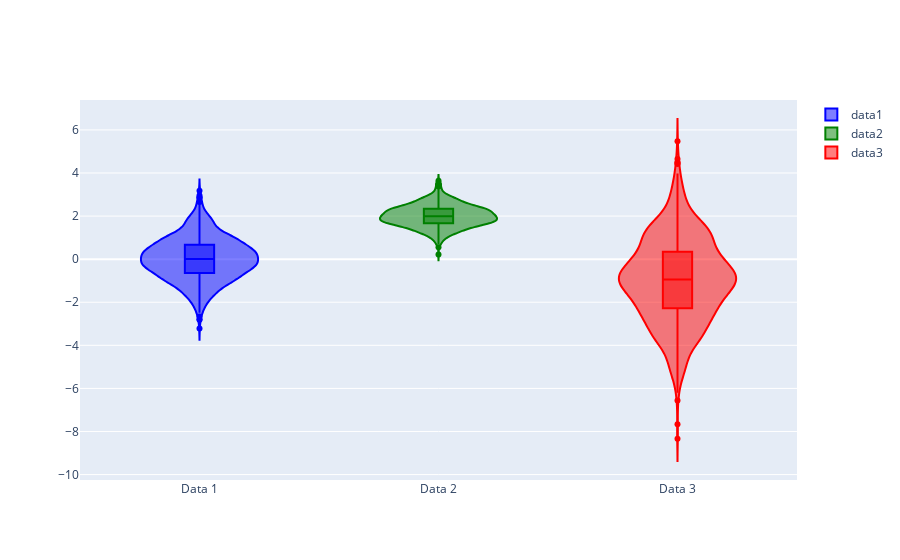

Write notebook code for a chart like this one.
### Code cell
import plotly.graph_objects as go



fig = go.Figure()

fig.add_trace(go.Violin(y=data1, box_visible=True, line_color='blue', name='data1'))
fig.add_trace(go.Violin(y=data2, box_visible=True, line_color='green', name='data2'))
fig.add_trace(go.Violin(y=data3, box_visible=True, line_color='red', name='data3'))


fig.update_layout(
    xaxis = dict(
        tickmode = 'array',
        tickvals = [0, 1, 2],
        ticktext = ['Data 1', 'Data 2', 'Data 3']
    )
)

fig.show()

### Figure 1 — Plotly figure (JSON) as saved in the notebook; plotly's stock layout.template omitted (floating-point values rounded to 4 significant figures; data arrays with more than 128 entries replaced by an {"elided": "..."} marker saying what was removed)
{"data": [{"box": {"visible": true}, "line": {"color": "blue"}, "name": "data1", "type": "violin", "y": {"elided": "1000 float values"}}, {"box": {"visible": true}, "line": {"color": "green"}, "name": "data2", "type": "violin", "y": {"elided": "1000 float values"}}, {"box": {"visible": true}, "line": {"color": "red"}, "name": "data3", "type": "violin", "y": {"elided": "1000 float values"}}], "layout": {"xaxis": {"tickmode": "array", "ticktext": ["Data 1", "Data 2", "Data 3"], "tickvals": [0, 1, 2]}}}
